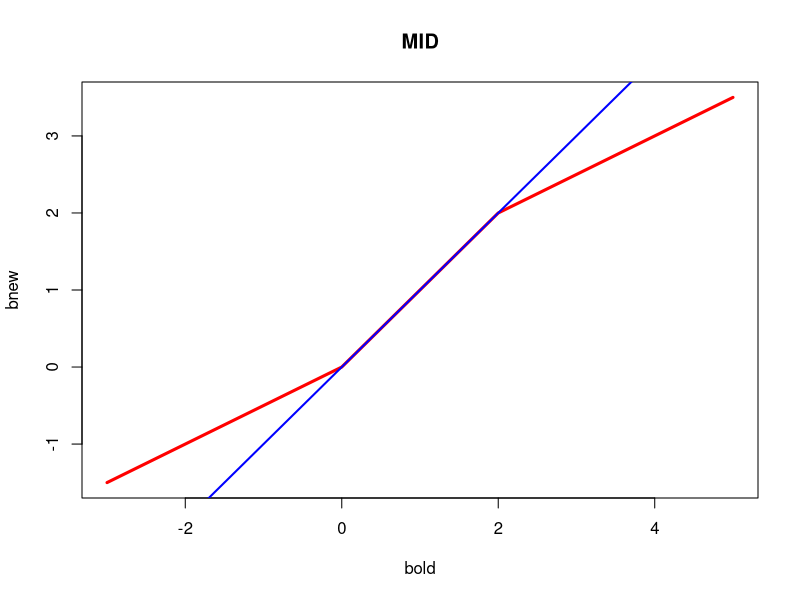
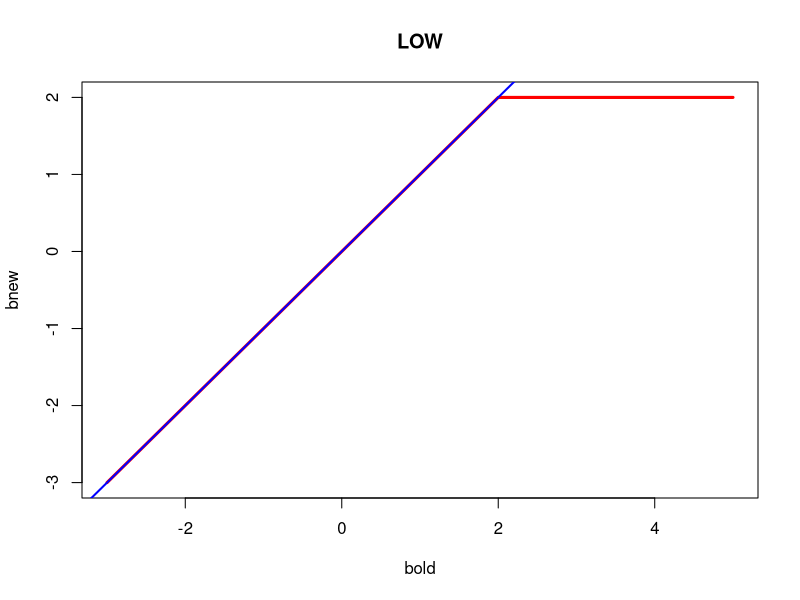
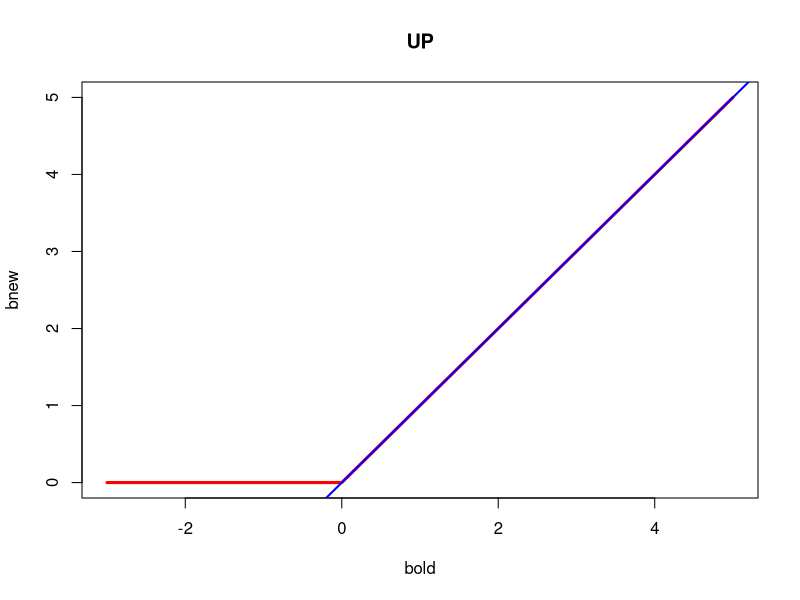
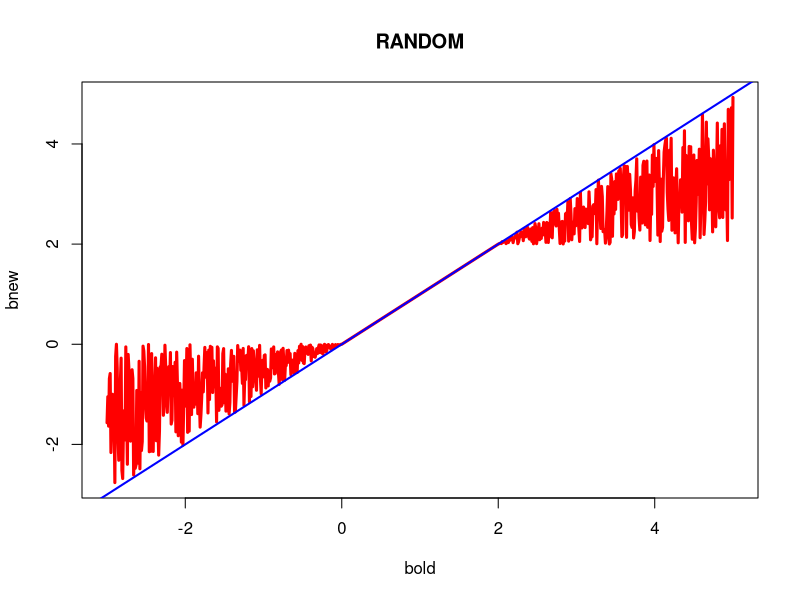

Recreate these plots in R, in order.
x<-seq(0,1,by=.001)

f <- function(a) x^2 - a
g <- function (b) b * x

makeMe <- function (a,b) {
    fa <-  f(a)
    gb <- g(b)
    df <- fa - gb
    ef <- abs (df)
    plot (x, fa, type = "l", col = "RED", lwd = 2,ylim=c(0,1-a))
    lines (x, gb)
    abline(h=max(df))
    abline(h=min(df))
    abline(v=0)
    abline(v=1)
    abline(h=0)
    }

    z <- seq (-3,3,by=.01)

    dev <- function (a, z) {
    fa <-  f(a)
    gb <- outer (x,z)
    df <- gb - fa
    ef <- apply (df, 2, function (x) max (abs (x)))
    plot (z, ef, type="l", col="RED",lwd=2)
    return (c(ef[which.min(ef)], z[which.min(ef)]))
    }

    check <- function (a, b) {
        fa <- f(a)
        gb <- g(b)
        ef = max (abs (fa - gb))
        if ((0 <= b) && (b <= 2))
            ff <- max(-a, 1-a-b, a + (b^2)/4)
        else
            ff <- max (abs (a), abs (1 - a - b))
        return (c(ef, ff))
    }


afunc <- function (a) {
        b1 <- seq (-1,0,by=.01)
        b2 <- seq (0,1,by=.01)
        b3 <- seq (1,2,by=.01)
        b4 <- seq (2,3,by=.01)
        f1 <- pmax (abs(a), abs(1-a-b1))
        f2 <- pmax (1-a-b2, a+0.25*b2^2)
        f3 <- pmax (-a, a+0.25*b3^2)
        f4 <- pmax (abs(a), abs(1-a-b4))
        plot (c(b1,b2,b3,b4), c(f1,f2,f3,f4), type= "l", col = "RED", lwd=3)
        abline(v=0,col="BLUE",lwd=2)
        abline(v=1,col="BLUE",lwd=2)
        abline(v=2,col="BLUE",lwd=2)
}

f1 <- function (a) {
    b <- seq (-1,3,by=.001)
    f <- pmax (abs (a), abs (1 - a - b))
    plot (b, f, , type= "l", col = "RED", lwd=3)
    abline (v = 0, col = "BLUE", lwd = 2)
}

ccd <- function (b, itmax = 100, eps = 1e-10, verbose = TRUE, select = "MID") {
    itel <- 1
    bold <- b
    if (bold >= 2) aold <- 0.5 * (1 - bold)
    if ((bold <= 2) && (bold >= 1)) aold <- - 0.125 * (bold ^ 2)
    if ((bold <= 1) && (bold >= 0)) aold <- 0.5 - (bold / 2) - (0.125 * (bold ^ 2) )
    if (bold <= 0) aold <- 0.5 * (1 - bold)
    fold <- fvalue (aold, bold)
    repeat {
        if (aold >= 0.5) bnew <- switch (select, MID = (1 - aold - abs (aold)) / 2,
            UP = 0, LOW = 1 - aold - abs (aold),
            RANDOM = runif (1, 1 - aold - abs (aold), 0))
        if ((aold <= 0.5) && (aold >= -0.125)) bnew <- -2 + 2 * sqrt (2 * (1 - aold))
        if ((aold <= -0.125) && (aold >= -0.5)) bnew <- sqrt (-8 * aold)
        if (aold <= -0.5) bnew <- switch (select, MID = (3 - aold + abs (aold)) / 2,
            UP = 1 - aold + abs (aold), LOW = 2,
            RANDOM = runif (1, 2, 1 - aold + abs (aold)))
        if (bnew >= 2) anew <- 0.5 * (1 - bnew)
        if ((bnew <= 2) && (bnew >= 1)) anew <- - 0.125 * (bnew ^ 2)
        if ((bnew <= 1) && (bnew >= 0)) anew <- 0.5 - (bnew / 2) - (0.125 * (bnew ^ 2) )
        if (bnew <= 0) anew <- 0.5 * (1 - bnew)
        fnew <- fvalue (anew, bnew)
        if (verbose) cat(
           "Iteration: ", formatC (itel, width = 3, format = "d"),
           "bold: ", formatC (bold, digits = 8, width = 12, format = "f"),
           "bnew: ", formatC (bnew, digits = 8, width = 12, format = "f"),
           "aold: ", formatC (aold, digits = 8, width = 12, format = "f"),
           "anew: ", formatC (anew, digits = 8, width = 12, format = "f"),
           "fold: ", formatC (fold, digits = 8, width = 12, format = "f"),
           "fnew: ", formatC (fnew, digits = 8, width = 12, format = "f"),
            "\n")
        if ((max (abs (bold - bnew),abs (aold - anew) ) <  eps) || (itel == itmax)) break
        itel <-  itel + 1
        bold <- bnew
        aold <- anew
        fold <- fnew
    }
    return (list(itel,anew,bnew))
}

fvalue <- function (a,b) {
    h <- function (x) {return (abs(x^2 - b * x - a))}
    f0 <- h (0)
    f1 <- h (1)
    xx <- b / 2
    fx <- ifelse ((xx >=  0) && (xx <= 1), h(xx), 0)
    return (max (f0, f1, fx))
}

upMe <- function (bold, select = "MID") {
    if (bold >= 2) aold <- 0.5 * (1 - bold)
    if ((bold <= 2) && (bold >= 1)) aold <- - 0.125 * (bold ^ 2)
    if ((bold <= 1) && (bold >= 0)) aold <- 0.5 - (bold / 2) - (0.125 * (bold ^ 2) )
    if (bold <= 0) aold <- 0.5 * (1 - bold)
    if (aold >= 0.5) bnew <- switch (select, MID = (1 - aold - abs (aold)) / 2,
            UP = 0, LOW = 1 - aold - abs (aold),
            RANDOM = runif (1, 1 - aold - abs (aold), 0))
    if ((aold <= 0.5) && (aold >= -0.125)) bnew <- -2 + 2 * sqrt (2 * (1 - aold))
    if ((aold <= -0.125) && (aold >= -0.5)) bnew <- sqrt (-8 * aold)
    if (aold <= -0.5) bnew <- switch (select, MID = (3 - aold + abs (aold)) / 2,
            UP = 1 - aold + abs (aold), LOW = 2,
            RANDOM = runif (1, 2, 1 - aold + abs (aold)))
    return (bnew)
}

fixedPlot <- function (select = "MID") {
    x<-seq(-3,5,by=.01)
    y<-rep(0,length(x))
    for (i in 1:length(x)) y[i]=upMe(x[i], select = select)
    plot(x, y, type="l", col="RED", lwd=3, main = select, xlab = "bold", ylab = "bnew")
    abline(0, 1, lwd = 2, col = "BLUE")
}

for (i in c("MID","LOW","UP","RANDOM")) {
png(paste(i,".png",sep=""))
fixedPlot(i)
dev.off()
}